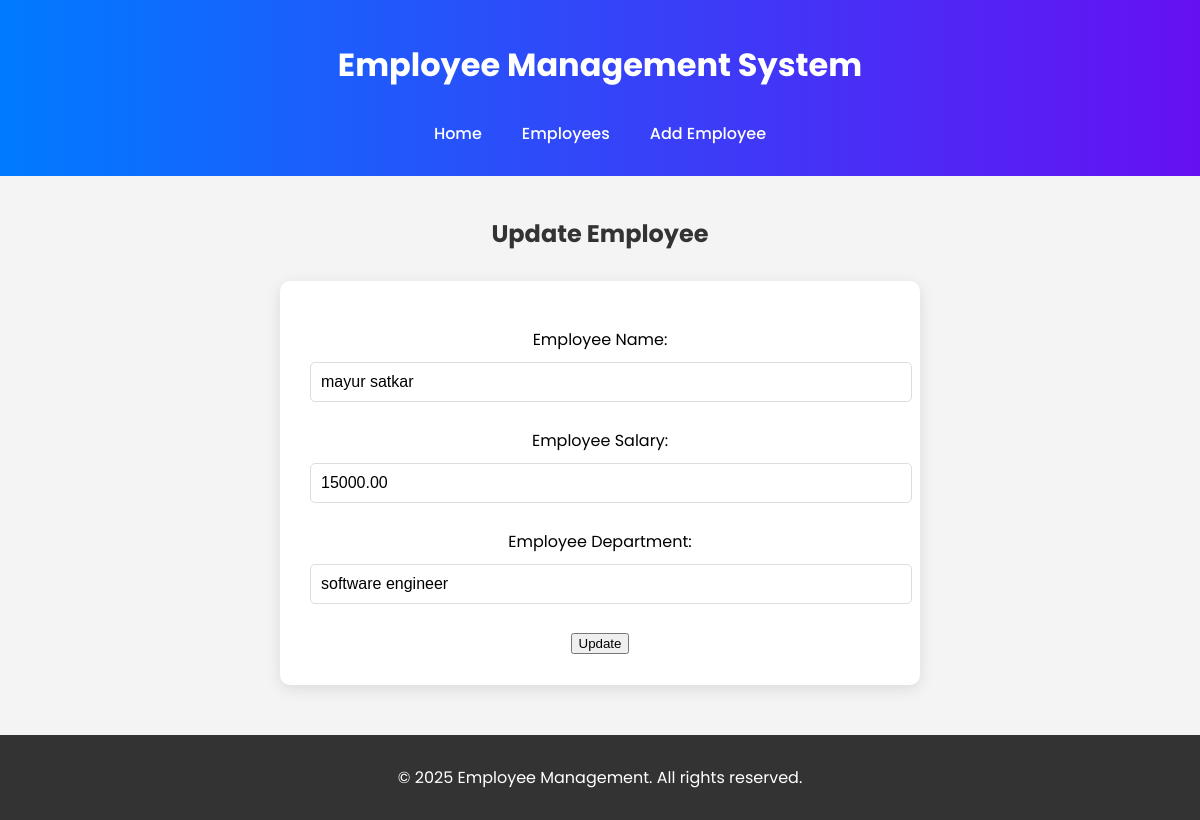
Screenshot of /employees/update/1/ with the database file from the repository.
### testapp/models.py (models this page shows, shortened)
class Employee(models.Model):
    emp_id = models.AutoField(primary_key=True)
    emp_name = models.CharField(max_length=100)
    emp_salary = models.DecimalField(max_digits=10, decimal_places=2)
    emp_department = models.CharField(max_length=100)

### testapp/views.py (the view, shortened to what this page needs)
# urls.py: path('employees/update/<int:pk>/', EmployeeUpdateView.as_view(), name='employee_update'),
class EmployeeUpdateView(TemplateView):
    template_name = 'pages/employee_update.html'
    def get_context_data(self, **kwargs):
        context = super().get_context_data(**kwargs)
        employee_id = self.kwargs.get('pk')
        employee = get_object_or_404(Employee, pk=employee_id)
        context['form'] = EmployeeForm(instance=employee)
        return context

### testapp/forms.py (shortened to what this page needs)
class EmployeeForm(forms.ModelForm):
    class Meta:
        model = Employee
        fields = ['emp_name', 'emp_salary', 'emp_department']
    def __init__(self, *args, **kwargs):
        super().__init__(*args, **kwargs)
        self.fields['emp_name'].widget.attrs.update({'class': 'form-control'})
        self.fields['emp_salary'].widget.attrs.update({'class': 'form-control'})
        self.fields['emp_department'].widget.attrs.update({'class': 'form-control'})
        self.fields['emp_name'].label = "Employee Name"
        self.fields['emp_salary'].label = "Employee Salary"
        self.fields['emp_department'].label = "Employee Department"

### testapp/templates/pages/employee_update.html (shortened to what this page needs)
{% extends 'base.html' %}
{% block content %}
<h2>Update Employee</h2>
<form method="POST">
    {{ form.as_p }}
    <button type="submit">Update</button>
</form>
{% endblock %}

### testapp/static/css/styles.css (style rules this page uses)
body { font-family: 'Poppins', sans-serif; margin: 0; padding: 0; background-color: #f4f4f4; animation: fadeIn 1s ease-in; }
form { width: 50%; margin: 30px auto; background: #fff; padding: 30px; border-radius: 10px; box-shadow: 0px 4px 15px rgba(0, 0, 0, 0.1); animation: fadeIn 1s ease-in; }
input, select, textarea { width: 100%; padding: 10px; margin: 10px 0; border: 1px solid #ddd; border-radius: 5px; font-size: 16px; transition: border-color 0.3s ease; }
h2 { text-align: center; color: #333; font-size: 24px; margin-bottom: 20px; animation: slideUp 0.5s ease-in-out; }

### rows the page displays
Employee: emp_name "mayur satkar", emp_salary "15000.00", emp_department "software engineer"
